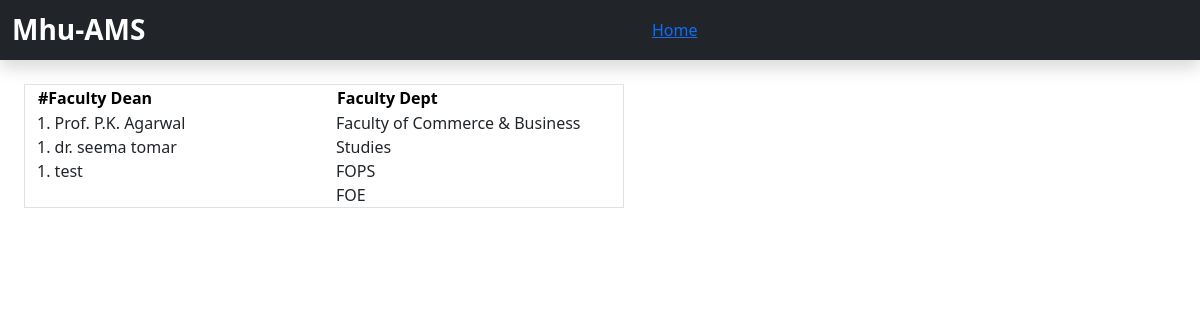
The app's page /admin/All_Dean_Details.php, older data.
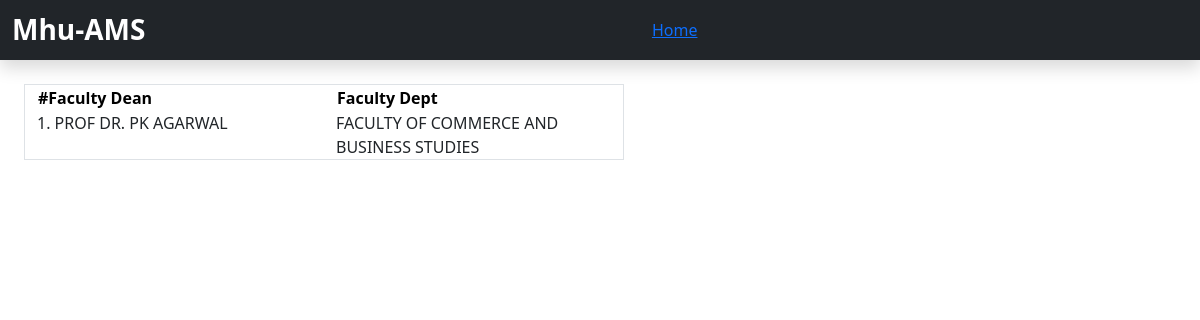
The same page, newer data.
### tables this page shows
CREATE TABLE `deans` (
  `id` int(11) NOT NULL,
  `Dean_name` varchar(222) NOT NULL,
  `faculty_name` varchar(222) NOT NULL,
  `number` int(11) NOT NULL
);

### admin/All_Dean_Details.php (the view, shortened to what this page needs)
<?php
include "../db_connect.php";
?>
<!doctype html>
<html lang="en" data-bs-theme="light">
<head>
    <link href="https://cdn.jsdelivr.net/npm/bootstrap@5.3.8/dist/css/bootstrap.min.css" rel="stylesheet"
 />
</head>
<body>
    <header>
        <nav class="navbar navbar-dark bg-dark shadow">
            <div class="container-fluid">
                <span class="navbar-brand mb-0 h1 fs-3 fw-bold">Mhu-AMS</span>
                <a href="index.php" class="--bs-body-bg">Home</a>
            </div>
        </nav>
    </header>
    <div class="row border m-4 w-50">
        <div class="col"> <?php
        $query = "SELECT dean_name FROM `deans`";
        $result = mysqli_query($conn, $query);
        $index=1;
        echo "<table class='table-primary'><tr><th>#Faculty Dean</th></tr></table>";
        while ($row = mysqli_fetch_assoc($result)) {
            $val = $row['dean_name'];
            echo " $index. $val  </br>";
        }
        ?></div>
        <div class="col">
            <?php
            $query = "SELECT faculty_name FROM `deans`";
            $result = mysqli_query($conn, $query);
            echo "<table class='table-primary'><tr><th>Faculty Dept</th></tr></table>";
            while ($row = mysqli_fetch_assoc($result)) {
                $val = $row['faculty_name'];
                echo "$val  </br>";
            }
            ?>
        </div>
    </div>
</body>
</html>

Row changes from the older to the newer data that the page shows:
removed deans: Dean_name "dr. seema tomar", faculty_name "FOPS"
removed deans: Dean_name "test", faculty_name "FOE"
changed deans: Dean_name "Prof. P.K. Agarwal" → "PROF DR. PK AGARWAL"; faculty_name "Faculty of Commerce & Business Studies" → "FACULTY OF COMMERCE AND BUSINESS STUDIES"
